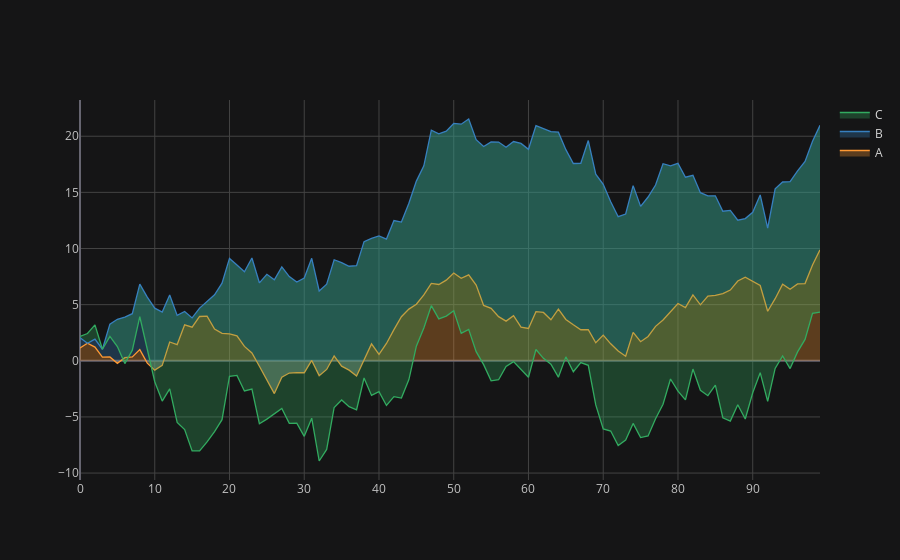

Notebook source saved alongside this figure:
### Code cell
df.cumsum().iplot(kind='area',fill=True)
